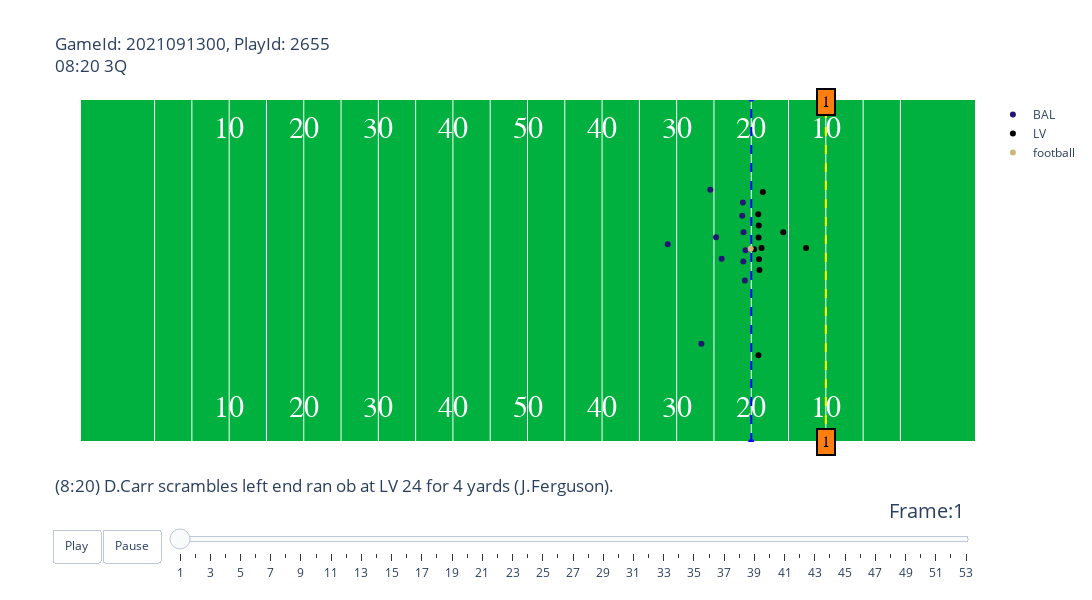

The cell this chart's notebook holds for it:
### Markdown cell above
Specific Play From This Game
- Video = https://nfl-video.com/archive/nfl_replay/nfl_2021_22/dallas_cowboys_vs_tampa_bay_buccaneers_full_game_replay_2021_nfl_week_1/47-1-0-539

- gameId = 2021090900

- playId = 97

### Code cell
#Run Animate Plays Function

#Choose A Game and Play
gameId = 2021091300
playId = 2655

#Print The Play!
animate_play(week1, plays, players, pffScout, gameId, playId)

### Figure 1 — Plotly figure (JSON) as saved in the notebook; plotly's stock layout.template omitted (floating-point values rounded to 4 significant figures)
{"data": [{"hoverinfo": "none", "mode": "text", "showlegend": false, "text": ["10", "20", "30", "40", "50", "40", "30", "20", "10"], "textfont": {"color": "#ffffff", "family": "Courier New, monospace", "size": 30}, "type": "scatter", "x": [20, 30, 40, 50, 60, 70, 80, 90, 100], "y": [5, 5, 5, 5, 5, 5, 5, 5, 5]}, {"hoverinfo": "none", "mode": "text", "showlegend": false, "text": ["10", "20", "30", "40", "50", "40", "30", "20", "10"], "textfont": {"color": "#ffffff", "family": "Courier New, monospace", "size": 30}, "type": "scatter", "x": [20, 30, 40, 50, 60, 70, 80, 90, 100], "y": [48.5, 48.5, 48.5, 48.5, 48.5, 48.5, 48.5, 48.5, 48.5]}, {"hoverinfo": "none", "line": {"color": "blue", "dash": "dash"}, "showlegend": false, "type": "scatter", "x": [90, 90], "y": [0, 53.5]}, {"hoverinfo": "none", "line": {"color": "yellow", "dash": "dash"}, "showlegend": false, "type": "scatter", "x": [100, 100], "y": [0, 53.5]}, {"hoverinfo": "text", "hovertext": ["nflId:40042.0<br>displayName:Brandon Williams<br>Position:NT<br>Role:Pass Rush", "nflId:44828.0<br>displayName:Marlon Humphrey<br>Position:LCB<br>Role:Coverage", "nflId:44859.0<br>displayName:Tyus Bowser<br>Position:LOLB<br>Role:Pass Rush", "nflId:44999.0<br>displayName:Chuck Clark<br>Position:RILB<br>Role:Coverage", "nflId:46187.0<br>displayName:Anthony Averett<br>Position:RCB<br>Role:Coverage", "nflId:46259.0<br>displayName:DeShon Elliott<br>Position:FS<br>Role:Coverage", "nflId:47868.0<br>displayName:Jaylon Ferguson<br>Position:ROLB<br>Role:Pass Rush", "nflId:52436.0<br>displayName:Patrick Queen<br>Position:LILB<br>Role:Coverage", "nflId:52479.0<br>displayName:Justin Madubuike<br>Position:DRT<br>Role:Pass Rush", "nflId:52506.0<br>displayName:Malik Harrison<br>Position:LOLB<br>Role:Pass Rush", "nflId:52578.0<br>displayName:Broderick Washington<br>Position:DLT<br>Role:Pass Rush"], "marker": {"color": "#241773"}, "mode": "markers", "name": "BAL", "type": "scatter", "x": [89.23, 84.51, 88.88, 86.03, 83.32, 78.8, 89.14, 85.28, 88.93, 88.79, 88.96], "y": [29.88, 39.31, 37.33, 28.55, 15.32, 30.83, 25.17, 31.92, 28.14, 35.27, 32.68]}, {"hoverinfo": "text", "hovertext": ["nflId:41265.0<br>displayName:Derek Carr<br>Position:QB<br>Role:Pass", "nflId:42547.0<br>displayName:Darren Waller<br>Position:TE-R<br>Role:Pass Route", "nflId:43362.0<br>displayName:Kenyan Drake<br>Position:HB<br>Role:Pass Route", "nflId:44972.0<br>displayName:Jermaine Eluemunor<br>Position:RG<br>Role:Pass Block", "nflId:46084.0<br>displayName:Kolton Miller<br>Position:LT<br>Role:Pass Block", "nflId:48233.0<br>displayName:Alec Ingold<br>Position:FB-R<br>Role:Pass Block", "nflId:48235.0<br>displayName:Andre James<br>Position:C<br>Role:Pass Block", "nflId:52420.0<br>displayName:Henry Ruggs<br>Position:RWR<br>Role:Pass Route", "nflId:52489.0<br>displayName:Bryan Edwards<br>Position:LWR<br>Role:Pass Route", "nflId:52517.0<br>displayName:John Simpson<br>Position:LG<br>Role:Pass Block", "nflId:53446.0<br>displayName:Alex Leatherwood<br>Position:RT<br>Role:Pass Block"], "marker": {"color": "#000000"}, "mode": "markers", "name": "LV", "type": "scatter", "x": [91.38, 90.94, 97.36, 90.98, 91.1, 94.29, 90.38, 91.56, 90.96, 91.04, 91.01], "y": [30.24, 35.51, 30.24, 31.86, 26.82, 32.67, 30.03, 38.95, 13.51, 28.49, 33.76]}, {"hoverinfo": "none", "marker": {"color": "#CBB67C"}, "mode": "markers", "name": "football", "type": "scatter", "x": [89.92], "y": [30.1]}], "layout": {"annotations": [{"align": "center", "bgcolor": "#ff7f0e", "bordercolor": "black", "borderpad": 4, "borderwidth": 2, "font": {"color": "black", "family": "Courier New, monospace", "size": 16}, "opacity": 1, "showarrow": false, "text": "1", "x": 100, "y": 0}, {"align": "center", "bgcolor": "#ff7f0e", "bordercolor": "black", "borderpad": 4, "borderwidth": 2, "font": {"color": "black", "family": "Courier New, monospace", "size": 16}, "opacity": 1, "showarrow": false, "text": "1", "x": 100, "y": 53}], "autosize": false, "height": 600, "plot_bgcolor": "#00B140", "sliders": [{"active": 0, "currentvalue": {"font": {"size": 20}, "prefix": "Frame:", "visible": true, "xanchor": "right"}, "len": 0.9, "pad": {"b": 10, "t": 50}, "steps": [{"args": [[1], {"frame": {"duration": 100, "redraw": false}, "mode": "immediate", "transition": {"duration": 0}}], "label": "1", "method": "animate"}, {"args": [[2], {"frame": {"duration": 100, "redraw": false}, "mode": "immediate", "transition": {"duration": 0}}], "label": "2", "method": "animate"}, {"args": [[3], {"frame": {"duration": 100, "redraw": false}, "mode": "immediate", "transition": {"duration": 0}}], "label": "3", "method": "animate"}, {"args": [[4], {"frame": {"duration": 100, "redraw": false}, "mode": "immediate", "transition": {"duration": 0}}], "label": "4", "method": "animate"}, {"args": [[5], {"frame": {"duration": 100, "redraw": false}, "mode": "immediate", "transition": {"duration": 0}}], "label": "5", "method": "animate"}, {"args": [[6], {"frame": {"duration": 100, "redraw": false}, "mode": "immediate", "transition": {"duration": 0}}], "label": "6", "method": "animate"}, {"args": [[7], {"frame": {"duration": 100, "redraw": false}, "mode": "immediate", "transition": {"duration": 0}}], "label": "7", "method": "animate"}, {"args": [[8], {"frame": {"duration": 100, "redraw": false}, "mode": "immediate", "transition": {"duration": 0}}], "label": "8", "method": "animate"}, {"args": [[9], {"frame": {"duration": 100, "redraw": false}, "mode": "immediate", "transition": {"duration": 0}}], "label": "9", "method": "animate"}, {"args": [[10], {"frame": {"duration": 100, "redraw": false}, "mode": "immediate", "transition": {"duration": 0}}], "label": "10", "method": "animate"}, {"args": [[11], {"frame": {"duration": 100, "redraw": false}, "mode": "immediate", "transition": {"duration": 0}}], "label": "11", "method": "animate"}, {"args": [[12], {"frame": {"duration": 100, "redraw": false}, "mode": "immediate", "transition": {"duration": 0}}], "label": "12", "method": "animate"}, {"args": [[13], {"frame": {"duration": 100, "redraw": false}, "mode": "immediate", "transition": {"duration": 0}}], "label": "13", "method": "animate"}, {"args": [[14], {"frame": {"duration": 100, "redraw": false}, "mode": "immediate", "transition": {"duration": 0}}], "label": "14", "method": "animate"}, {"args": [[15], {"frame": {"duration": 100, "redraw": false}, "mode": "immediate", "transition": {"duration": 0}}], "label": "15", "method": "animate"}, {"args": [[16], {"frame": {"duration": 100, "redraw": false}, "mode": "immediate", "transition": {"duration": 0}}], "label": "16", "method": "animate"}, {"args": [[17], {"frame": {"duration": 100, "redraw": false}, "mode": "immediate", "transition": {"duration": 0}}], "label": "17", "method": "animate"}, {"args": [[18], {"frame": {"duration": 100, "redraw": false}, "mode": "immediate", "transition": {"duration": 0}}], "label": "18", "method": "animate"}, {"args": [[19], {"frame": {"duration": 100, "redraw": false}, "mode": "immediate", "transition": {"duration": 0}}], "label": "19", "method": "animate"}, {"args": [[20], {"frame": {"duration": 100, "redraw": false}, "mode": "immediate", "transition": {"duration": 0}}], "label": "20", "method": "animate"}, {"args": [[21], {"frame": {"duration": 100, "redraw": false}, "mode": "immediate", "transition": {"duration": 0}}], "label": "21", "method": "animate"}, {"args": [[22], {"frame": {"duration": 100, "redraw": false}, "mode": "immediate", "transition": {"duration": 0}}], "label": "22", "method": "animate"}, {"args": [[23], {"frame": {"duration": 100, "redraw": false}, "mode": "immediate", "transition": {"duration": 0}}], "label": "23", "method": "animate"}, {"args": [[24], {"frame": {"duration": 100, "redraw": false}, "mode": "immediate", "transition": {"duration": 0}}], "label": "24", "method": "animate"}, {"args": [[25], {"frame": {"duration": 100, "redraw": false}, "mode": "immediate", "transition": {"duration": 0}}], "label": "25", "method": "animate"}, {"args": [[26], {"frame": {"duration": 100, "redraw": false}, "mode": "immediate", "transition": {"duration": 0}}], "label": "26", "method": "animate"}, {"args": [[27], {"frame": {"duration": 100, "redraw": false}, "mode": "immediate", "transition": {"duration": 0}}], "label": "27", "method": "animate"}, {"args": [[28], {"frame": {"duration": 100, "redraw": false}, "mode": "immediate", "transition": {"duration": 0}}], "label": "28", "method": "animate"}, {"args": [[29], {"frame": {"duration": 100, "redraw": false}, "mode": "immediate", "transition": {"duration": 0}}], "label": "29", "method": "animate"}, {"args": [[30], {"frame": {"duration": 100, "redraw": false}, "mode": "immediate", "transition": {"duration": 0}}], "label": "30", "method": "animate"}, {"args": [[31], {"frame": {"duration": 100, "redraw": false}, "mode": "immediate", "transition": {"duration": 0}}], "label": "31", "method": "animate"}, {"args": [[32], {"frame": {"duration": 100, "redraw": false}, "mode": "immediate", "transition": {"duration": 0}}], "label": "32", "method": "animate"}, {"args": [[33], {"frame": {"duration": 100, "redraw": false}, "mode": "immediate", "transition": {"duration": 0}}], "label": "33", "method": "animate"}, {"args": [[34], {"frame": {"duration": 100, "redraw": false}, "mode": "immediate", "transition": {"duration": 0}}], "label": "34", "method": "animate"}, {"args": [[35], {"frame": {"duration": 100, "redraw": false}, "mode": "immediate", "transition": {"duration": 0}}], "label": "35", "method": "animate"}, {"args": [[36], {"frame": {"duration": 100, "redraw": false}, "mode": "immediate", "transition": {"duration": 0}}], "label": "36", "method": "animate"}, {"args": [[37], {"frame": {"duration": 100, "redraw": false}, "mode": "immediate", "transition": {"duration": 0}}], "label": "37", "method": "animate"}, {"args": [[38], {"frame": {"duration": 100, "redraw": false}, "mode": "immediate", "transition": {"duration": 0}}], "label": "38", "method": "animate"}, {"args": [[39], {"frame": {"duration": 100, "redraw": false}, "mode": "immediate", "transition": {"duration": 0}}], "label": "39", "method": "animate"}, {"args": [[40], {"frame": {"duration": 100, "redraw": false}, "mode": "immediate", "transition": {"duration": 0}}], "label": "40", "method": "animate"}, {"args": [[41], {"frame": {"duration": 100, "redraw": false}, "mode": "immediate", "transition": {"duration": 0}}], "label": "41", "method": "animate"}, {"args": [[42], {"frame": {"duration": 100, "redraw": false}, "mode": "immediate", "transition": {"duration": 0}}], "label": "42", "method": "animate"}, {"args": [[43], {"frame": {"duration": 100, "redraw": false}, "mode": "immediate", "transition": {"duration": 0}}], "label": "43", "method": "animate"}, {"args": [[44], {"frame": {"duration": 100, "redraw": false}, "mode": "immediate", "transition": {"duration": 0}}], "label": "44", "method": "animate"}, {"args": [[45], {"frame": {"duration": 100, "redraw": false}, "mode": "immediate", "transition": {"duration": 0}}], "label": "45", "method": "animate"}, {"args": [[46], {"frame": {"duration": 100, "redraw": false}, "mode": "immediate", "transition": {"duration": 0}}], "label": "46", "method": "animate"}, {"args": [[47], {"frame": {"duration": 100, "redraw": false}, "mode": "immediate", "transition": {"duration": 0}}], "label": "47", "method": "animate"}, {"args": [[48], {"frame": {"duration": 100, "redraw": false}, "mode": "immediate", "transition": {"duration": 0}}], "label": "48", "method": "animate"}, {"args": [[49], {"frame": {"duration": 100, "redraw": false}, "mode": "immediate", "transition": {"duration": 0}}], "label": "49", "method": "animate"}, {"args": [[50], {"frame": {"duration": 100, "redraw": false}, "mode": "immediate", "transition": {"duration": 0}}], "label": "50", "method": "animate"}, {"args": [[51], {"frame": {"duration": 100, "redraw": false}, "mode": "immediate", "transition": {"duration": 0}}], "label": "51", "method": "animate"}, {"args": [[52], {"frame": {"duration": 100, "redraw": false}, "mode": "immediate", "transition": {"duration": 0}}], "label": "52", "method": "animate"}, {"args": [[53], {"frame": {"duration": 100, "redraw": false}, "mode": "immediate", "transition": {"duration": 0}}], "label": "53", "method": "animate"}], "transition": {"duration": 300, "easing": "cubic-in-out"}, "x": 0.1, "xanchor": "left", "y": 0, "yanchor": "top"}], "title": {"text": "GameId: 2021091300, PlayId: 2655<br>08:20 3Q<br><br><br><br><br><br><br><br><br><br><br><br><br><br><br><br><br><br><br>(8:20) D.Carr scrambles left end ran ob at LV 24 for 4 yards (J.Ferguson)."}, "updatemenus": [{"buttons": [{"args": [null, {"frame": {"duration": 100, "redraw": false}, "fromcurrent": true, "transition": {"duration": 0}}], "label": "Play", "method": "animate"}, {"args": [[null], {"frame": {"duration": 0, "redraw": false}, "mode": "immediate", "transition": {"duration": 0}}], "label": "Pause", "method": "animate"}], "direction": "left", "pad": {"r": 10, "t": 87}, "showactive": false, "type": "buttons", "x": 0.1, "xanchor": "right", "y": 0, "yanchor": "top"}], "width": 1200, "xaxis": {"autorange": false, "range": [0, 120], "showticklabels": false, "tickmode": "array", "tickvals": [10, 15, 20, 25, 30, 35, 40, 45, 50, 55, 60, 65, 70, 75, 80, 85, 90, 95, 100, 105, 110]}, "yaxis": {"autorange": false, "range": [0, 53.3], "showgrid": false, "showticklabels": false}}}
